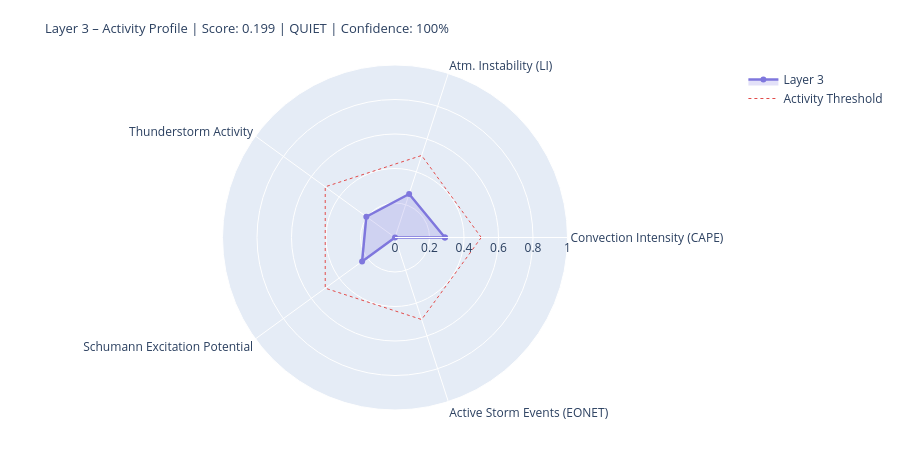

Notebook cell for this chart:
### Markdown cell above
---
## 4. State Assessment & Handoff to Layer 4/5

### Code cell
# ============================================================
# LAYER-3-SCORE
# Five dynamic components
# ============================================================

def norm(v, lo, hi):
    if v is None or (isinstance(v, float) and math.isnan(v)): return None
    return round(max(0.0, min(1.0, (v - lo) / (hi - lo))), 4)

# --- 1) Convection intensity (global CAPE mean) ---
cape_mean = df_atm['cape'].dropna().mean() if not df_atm.empty else None
conv_score = norm(cape_mean, 0, 3000)
conv_src   = 'primary' if cape_mean is not None else 'missing'

# --- 2) Atmospheric instability (LI mean) ---
li_mean   = df_atm['li'].dropna().mean() if not df_atm.empty else None
# Negative LI = unstable → higher score
instab_score = norm(-li_mean if li_mean is not None else None, -6, 6)
instab_src   = 'primary' if li_mean is not None else 'missing'

# --- 3) Thunderstorm activity (mean thunder score + WMO count) ---
thunder_mean = df_atm['thunder_score'].mean() if not df_atm.empty else None
n_thunder    = int(df_atm['thunderstorm'].sum()) if not df_atm.empty else 0
thunder_score_val = norm(
    (thunder_mean or 0) * 0.7 + n_thunder * 0.1, 0, 1.0
) if thunder_mean is not None else None
thunder_src = 'primary'

# --- 4) Schumann excitation potential (weighted Schumann contribution) ---
schumann_pot = df_atm['schumann_contribution'].mean() if not df_atm.empty else None
# Boosted by Layer-2 thunderstorm trigger
if schumann_pot is not None and l2_thunder:
    schumann_pot = min(1.0, schumann_pot * 1.2)
schumann_score = norm(schumann_pot, 0, 1.0) if schumann_pot is not None else None
schumann_src   = 'derived'

# --- 5) Storm activity (NASA EONET) ---
# Distinction: None = data not loaded, 0.0 = loaded but no events
storm_score = None
storm_src   = 'missing'
if raw.get('storms') is not None:          # API reached successfully
    storm_score = norm(len(storm_events), 0, 30) if storm_events else 0.0
    storm_src   = 'primary'

# X-Ray and Kp: context only, not in dynamic score
# (X-Ray = Layer-0/4 driver; Kp = geomagnetic index, not a lightning proxy)
xray_context = None
if raw.get('xray'):
    df_xc = pd.DataFrame(raw['xray'])
    fc = next((c for c in df_xc.columns
               if any(k in c.lower() for k in ['flux','long']) and 'time' not in c.lower()),
              df_xc.columns[1])
    df_xc[fc] = pd.to_numeric(df_xc[fc], errors='coerce')
    xray_last = df_xc[fc].dropna().iloc[-1] if not df_xc[fc].dropna().empty else None
    if xray_last:
        xray_class = ('X' if xray_last>=1e-4 else 'M' if xray_last>=1e-5
                      else 'C' if xray_last>=1e-6 else 'B')
        xray_context = {'flux': float(xray_last), 'class': xray_class}
        print(f'X-Ray context: {xray_class}-class ({xray_last:.2e} W/m²)')

# --- Aggregate ---
COMPONENTS = {
    'Convection Intensity (CAPE)':  {'score': conv_score,       'source': conv_src,    'dynamic': True},
    'Atm. Instability (LI)':         {'score': instab_score,     'source': instab_src,  'dynamic': True},
    'Thunderstorm Activity':              {'score': thunder_score_val, 'source': thunder_src, 'dynamic': True},
    'Schumann Excitation Potential':   {'score': schumann_score,   'source': schumann_src,'dynamic': True},
    'Active Storm Events (EONET)': {'score': storm_score,      'source': storm_src,   'dynamic': True},
}

available   = {k: v['score'] for k, v in COMPONENTS.items() if v['score'] is not None}
unavailable = [k for k, v in COMPONENTS.items() if v['score'] is None]
layer3_score = round(sum(available.values()) / len(available), 4) if available else None
confidence   = round(len(available) / len(COMPONENTS), 2)
level = ('unknown' if layer3_score is None
         else 'quiet'   if layer3_score < 0.3
         else 'moderate' if layer3_score < 0.6
         else 'active')
dominant_l3 = max(available, key=available.get) if available else 'none'

# --- Ausgabe ---
W = 68
print('=' * W)
print('LAYER 3 – ATMOSPHERE / WEATHER / THUNDERSTORMS – STATE ASSESSMENT')
print('=' * W)
for name, comp in COMPONENTS.items():
    s = comp['score']
    if s is not None:
        bar = '█' * int(s * 20) + '░' * (20 - int(s * 20))
        print(f'  {name:<36} {bar}  {s:.3f}  [{comp["source"]}]')
    else:
        print(f'  {name:<36} {"─" * 20}  n/a   [missing]')
print('-' * W)
print(f'  Score:        {layer3_score:.3f}  ({len(available)}/{len(COMPONENTS)} components)')
print(f'  Confidence:   {confidence:.0%}')
print(f'  Level:        {level.upper()}')
print(f'  Dominant:     {dominant_l3}')
print(f'  CAPE mean:    {cape_mean:.0f} J/kg' if cape_mean else '  CAPE mean:    n/a')
print(f'  LI mean:      {li_mean:.1f} K' if li_mean is not None else '  LI mean:      n/a')
print(f'  Thunderstorms:{n_thunder} points (WMO)  +  {len(storm_events)} NASA EONET')
print('=' * W)

# Radar
cats   = list(available.keys())
vals_r = list(available.values())
if len(cats) >= 3:
    fig = go.Figure()
    fig.add_trace(go.Scatterpolar(
        r=vals_r + [vals_r[0]], theta=cats + [cats[0]],
        fill='toself', fillcolor='rgba(127,119,221,0.22)',
        line=dict(color='#7F77DD', width=2.5), name='Layer 3'
    ))
    fig.add_trace(go.Scatterpolar(
        r=[0.5] * (len(cats)+1), theta=cats + [cats[0]],
        line=dict(color='#E24B4A', dash='dot', width=1),
        mode='lines', name='Activity Threshold'
    ))
    fig.update_layout(
        title=dict(
            text=f'Layer 3 – Activity Profile | Score: {layer3_score:.3f} | {level.upper()} | Confidence: {confidence:.0%}',
            font=dict(size=13)
        ),
        polar=dict(radialaxis=dict(visible=True, range=[0, 1])),
        height=450, showlegend=True,
        margin=dict(l=60, r=60, t=65, b=40)
    )
    fig.show()

### Figure 1 — Plotly figure (JSON) as saved in the notebook; plotly's stock layout.template omitted (floating-point values rounded to 4 significant figures)
{"data": [{"fill": "toself", "fillcolor": "rgba(127,119,221,0.22)", "line": {"color": "#7F77DD", "width": 2.5}, "name": "Layer 3", "r": [0.2894, 0.2653, 0.2054, 0.2358, 0.0, 0.2894], "theta": ["Convection Intensity (CAPE)", "Atm. Instability (LI)", "Thunderstorm Activity", "Schumann Excitation Potential", "Active Storm Events (EONET)", "Convection Intensity (CAPE)"], "type": "scatterpolar"}, {"line": {"color": "#E24B4A", "dash": "dot", "width": 1}, "mode": "lines", "name": "Activity Threshold", "r": [0.5, 0.5, 0.5, 0.5, 0.5, 0.5], "theta": ["Convection Intensity (CAPE)", "Atm. Instability (LI)", "Thunderstorm Activity", "Schumann Excitation Potential", "Active Storm Events (EONET)", "Convection Intensity (CAPE)"], "type": "scatterpolar"}], "layout": {"height": 450, "margin": {"b": 40, "l": 60, "r": 60, "t": 65}, "polar": {"radialaxis": {"range": [0, 1], "visible": true}}, "showlegend": true, "title": {"font": {"size": 13}, "text": "Layer 3 – Activity Profile | Score: 0.199 | QUIET | Confidence: 100%"}}}
